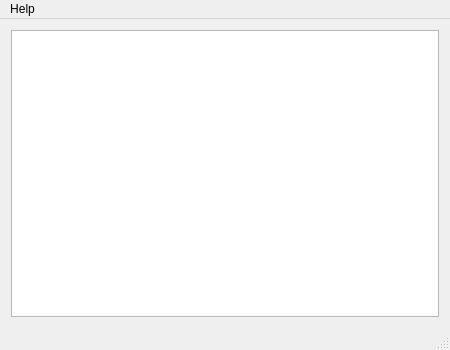
<?xml version="1.0" encoding="UTF-8"?>
<ui version="4.0">
 <class>MainWindow</class>
 <widget class="QMainWindow" name="MainWindow">
  <property name="geometry">
   <rect>
    <x>0</x>
    <y>0</y>
    <width>450</width>
    <height>350</height>
   </rect>
  </property>
  <property name="windowTitle">
   <string>View MATLAB workspace contents</string>
  </property>
  <widget class="QWidget" name="centralWidget">
   <layout class="QVBoxLayout" name="verticalLayout">
    <item>
     <widget class="QTableView" name="tableView"/>
    </item>
   </layout>
  </widget>
  <widget class="QStatusBar" name="statusBar"/>
  <widget class="QMenuBar" name="menuBar">
   <property name="geometry">
    <rect>
     <x>0</x>
     <y>0</y>
     <width>450</width>
     <height>21</height>
    </rect>
   </property>
   <widget class="QMenu" name="menuHelp">
    <property name="title">
     <string>Help</string>
    </property>
    <addaction name="actionAbout"/>
   </widget>
   <addaction name="menuHelp"/>
  </widget>
  <action name="actionAbout">
   <property name="text">
    <string>About</string>
   </property>
  </action>
 </widget>
 <layoutdefault spacing="6" margin="11"/>
 <resources/>
 <connections/>
</ui>
